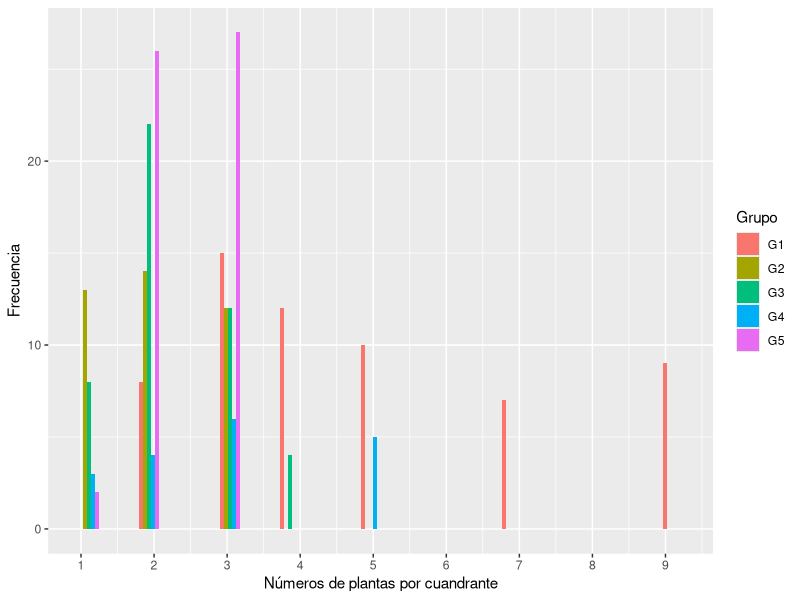
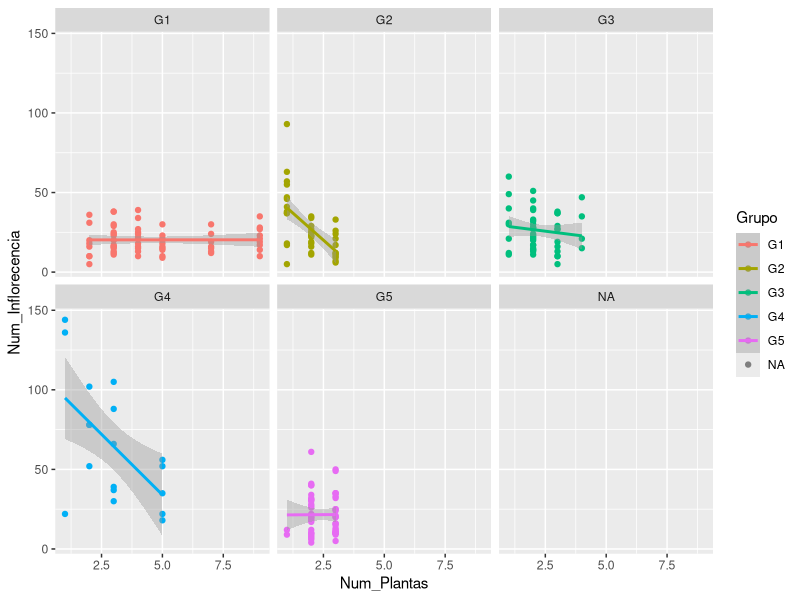
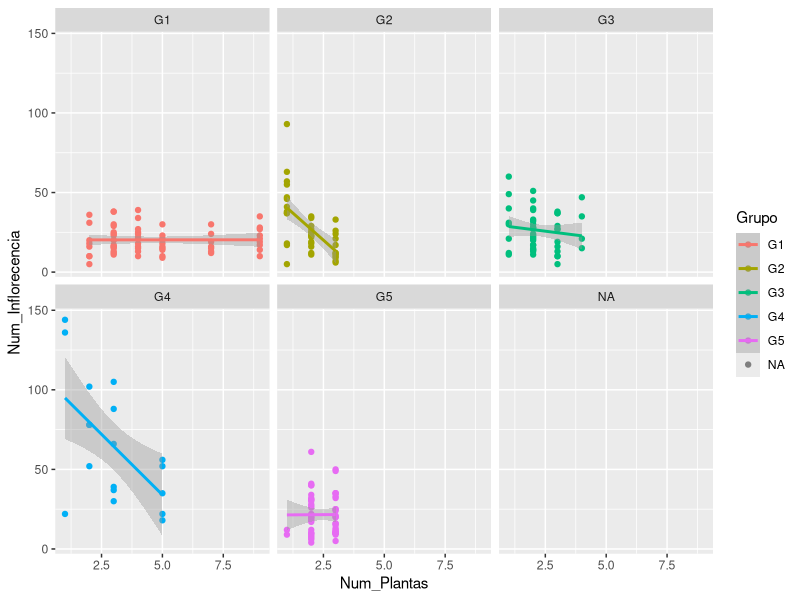

Recreate these plots in R, in order.
## ---- chunk 1
knitr::opts_chunk$set(echo = TRUE)
## ---- chunk 2
#install.packages("devtools")
#devtools::install_github("alistaire47/read.so")
#library(read.so)
library(tidyverse)
library(ggplot2)

#install.packages("ggplot2", dependencies = TRUE)
## ---- chunk 3
library(readxl)
G5 <- read_excel("G5.xlsx", sheet = "Sheet2")
## ---- chunk 4
#install.packages("ggplot2", dependencies = TRUE)

library(ggplot2)
## ---- chunk 5
names(G5)

ggplot(G5,aes(x=Num_Plantas, fill=Grupo))+
  geom_histogram(position="dodge")+
  scale_x_continuous(breaks = c(1:9))+
  xlab("Números de plantas por cuandrante")+
  ylab("Frecuencia")
  

## ---- chunk 6
library(ggplot2)

ggplot(G5, aes(Num_Plantas, Num_Inflorecencia, color=Grupo)) +
  geom_point()+
  geom_smooth(method ="glm", family="poisson")+
  facet_wrap(~Grupo)
ggsave("Competencia_grupos.png")
## ---- chunk 7
Model1=glm(Num_Inflorecencia~Num_Plantas+Grupo-1, data=G5 , family="poisson")



summary(Model1) # Estos valores estan en la escala de log_10
## ---- chunk 8
exp(coef(Model1))
## ---- chunk 9


27.2 - 0.935*5
